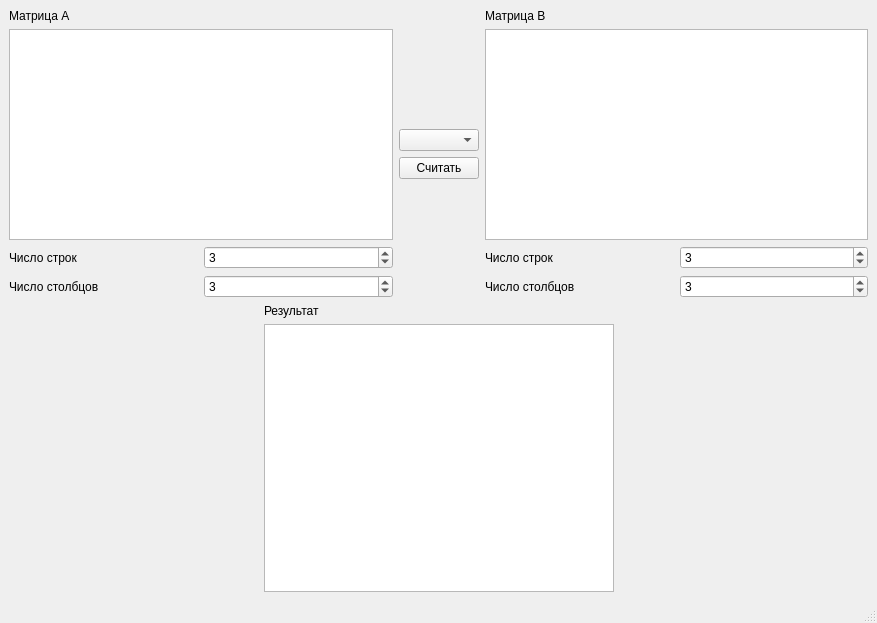
<?xml version="1.0" encoding="UTF-8"?>
<ui version="4.0">
 <class>MainWindow</class>
 <widget class="QMainWindow" name="MainWindow">
  <property name="geometry">
   <rect>
    <x>0</x>
    <y>0</y>
    <width>877</width>
    <height>623</height>
   </rect>
  </property>
  <property name="windowTitle">
   <string>MainWindow</string>
  </property>
  <widget class="QWidget" name="centralwidget">
   <layout class="QVBoxLayout" name="verticalLayout_6">
    <item>
     <layout class="QVBoxLayout" name="verticalLayout_5">
      <item>
       <layout class="QHBoxLayout" name="horizontalLayout">
        <item>
         <layout class="QVBoxLayout" name="verticalLayout">
          <item>
           <widget class="QLabel" name="label">
            <property name="text">
             <string>Матрица А</string>
            </property>
           </widget>
          </item>
          <item>
           <widget class="QTableWidget" name="tableWidget_MtrxA">
            <attribute name="horizontalHeaderVisible">
             <bool>false</bool>
            </attribute>
            <attribute name="horizontalHeaderDefaultSectionSize">
             <number>75</number>
            </attribute>
            <attribute name="verticalHeaderVisible">
             <bool>false</bool>
            </attribute>
           </widget>
          </item>
          <item>
           <layout class="QGridLayout" name="gridLayout">
            <item row="0" column="1">
             <widget class="QSpinBox" name="spinBox_MtrxARow">
              <property name="minimum">
               <number>1</number>
              </property>
              <property name="maximum">
               <number>7</number>
              </property>
              <property name="singleStep">
               <number>1</number>
              </property>
              <property name="value">
               <number>3</number>
              </property>
             </widget>
            </item>
            <item row="1" column="1">
             <widget class="QSpinBox" name="spinBox_MtrxACol">
              <property name="minimum">
               <number>1</number>
              </property>
              <property name="maximum">
               <number>7</number>
              </property>
              <property name="singleStep">
               <number>1</number>
              </property>
              <property name="value">
               <number>3</number>
              </property>
             </widget>
            </item>
            <item row="0" column="0">
             <widget class="QLabel" name="label_3">
              <property name="text">
               <string>Число строк</string>
              </property>
             </widget>
            </item>
            <item row="1" column="0">
             <widget class="QLabel" name="label_4">
              <property name="text">
               <string>Число столбцов</string>
              </property>
             </widget>
            </item>
           </layout>
          </item>
         </layout>
        </item>
        <item>
         <layout class="QVBoxLayout" name="verticalLayout_4">
          <item>
           <spacer name="verticalSpacer">
            <property name="orientation">
             <enum>Qt::Vertical</enum>
            </property>
            <property name="sizeHint" stdset="0">
             <size>
              <width>20</width>
              <height>40</height>
             </size>
            </property>
           </spacer>
          </item>
          <item>
           <widget class="QComboBox" name="comboBox_Operation"/>
          </item>
          <item>
           <widget class="QPushButton" name="pushButton_Count">
            <property name="text">
             <string>Считать</string>
            </property>
           </widget>
          </item>
          <item>
           <spacer name="verticalSpacer_2">
            <property name="orientation">
             <enum>Qt::Vertical</enum>
            </property>
            <property name="sizeHint" stdset="0">
             <size>
              <width>20</width>
              <height>40</height>
             </size>
            </property>
           </spacer>
          </item>
         </layout>
        </item>
        <item>
         <layout class="QVBoxLayout" name="verticalLayout_2">
          <item>
           <widget class="QLabel" name="label_2">
            <property name="text">
             <string>Матрица B</string>
            </property>
           </widget>
          </item>
          <item>
           <widget class="QTableWidget" name="tableWidget_MtrxB">
            <attribute name="horizontalHeaderVisible">
             <bool>false</bool>
            </attribute>
            <attribute name="horizontalHeaderDefaultSectionSize">
             <number>75</number>
            </attribute>
            <attribute name="verticalHeaderVisible">
             <bool>false</bool>
            </attribute>
           </widget>
          </item>
          <item>
           <layout class="QGridLayout" name="gridLayout_2">
            <item row="0" column="1">
             <widget class="QSpinBox" name="spinBox_MtrxBRow">
              <property name="minimum">
               <number>1</number>
              </property>
              <property name="maximum">
               <number>7</number>
              </property>
              <property name="value">
               <number>3</number>
              </property>
             </widget>
            </item>
            <item row="1" column="1">
             <widget class="QSpinBox" name="spinBox_MtrxBCol">
              <property name="minimum">
               <number>1</number>
              </property>
              <property name="maximum">
               <number>7</number>
              </property>
              <property name="singleStep">
               <number>1</number>
              </property>
              <property name="value">
               <number>3</number>
              </property>
             </widget>
            </item>
            <item row="0" column="0">
             <widget class="QLabel" name="label_5">
              <property name="text">
               <string>Число строк</string>
              </property>
             </widget>
            </item>
            <item row="1" column="0">
             <widget class="QLabel" name="label_6">
              <property name="text">
               <string>Число столбцов</string>
              </property>
             </widget>
            </item>
           </layout>
          </item>
         </layout>
        </item>
       </layout>
      </item>
      <item>
       <layout class="QHBoxLayout" name="horizontalLayout_2">
        <item>
         <spacer name="horizontalSpacer_2">
          <property name="orientation">
           <enum>Qt::Horizontal</enum>
          </property>
          <property name="sizeHint" stdset="0">
           <size>
            <width>40</width>
            <height>20</height>
           </size>
          </property>
         </spacer>
        </item>
        <item>
         <layout class="QVBoxLayout" name="verticalLayout_3">
          <item>
           <widget class="QLabel" name="label_7">
            <property name="text">
             <string>Результат</string>
            </property>
           </widget>
          </item>
          <item>
           <widget class="QTableWidget" name="tableWidget_Result">
            <property name="minimumSize">
             <size>
              <width>350</width>
              <height>0</height>
             </size>
            </property>
            <attribute name="horizontalHeaderVisible">
             <bool>false</bool>
            </attribute>
            <attribute name="horizontalHeaderDefaultSectionSize">
             <number>75</number>
            </attribute>
            <attribute name="horizontalHeaderShowSortIndicator" stdset="0">
             <bool>false</bool>
            </attribute>
            <attribute name="verticalHeaderVisible">
             <bool>false</bool>
            </attribute>
           </widget>
          </item>
         </layout>
        </item>
        <item>
         <spacer name="horizontalSpacer">
          <property name="orientation">
           <enum>Qt::Horizontal</enum>
          </property>
          <property name="sizeHint" stdset="0">
           <size>
            <width>40</width>
            <height>20</height>
           </size>
          </property>
         </spacer>
        </item>
       </layout>
      </item>
     </layout>
    </item>
   </layout>
  </widget>
  <widget class="QMenuBar" name="menubar">
   <property name="geometry">
    <rect>
     <x>0</x>
     <y>0</y>
     <width>877</width>
     <height>26</height>
    </rect>
   </property>
  </widget>
  <widget class="QStatusBar" name="statusbar"/>
 </widget>
 <resources/>
 <connections/>
</ui>
